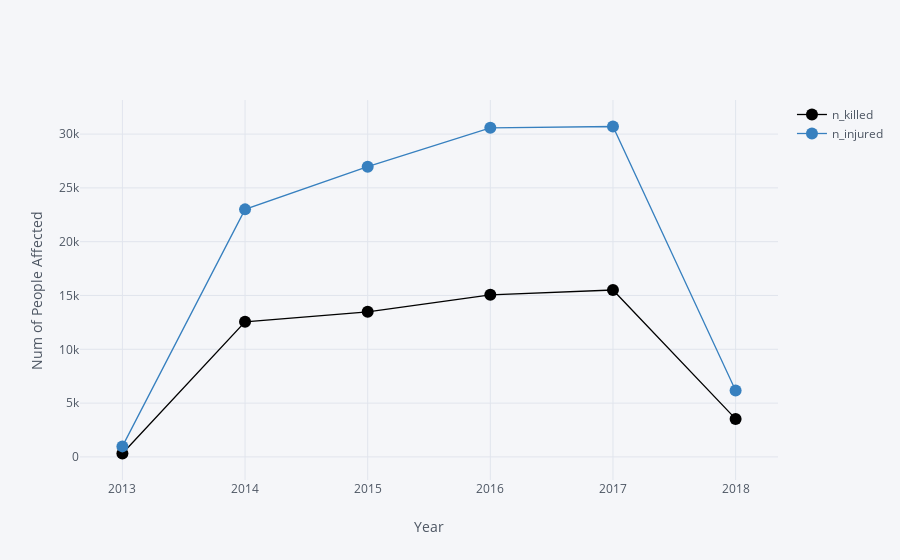

Here is the notebook cell this chart was saved with:
### Code cell
configure_plotly_browser_state()
year = t[['year','n_killed','n_injured']].groupby('year').sum()
year.iplot(kind='line',mode='markers+lines',colors=['Black','Blue'],xTitle='Year',yTitle='Num of People Affected')

### Figure 1 — Plotly figure (JSON) as saved in the notebook; plotly's stock layout.template omitted (floating-point values rounded to 4 significant figures)
{"data": [{"name": "n_killed", "text": "", "y": [317, 12557, 13484, 15066, 15511, 3533], "mode": "markers+lines", "marker": {"symbol": "circle", "size": 12}, "x": [2013, 2014, 2015, 2016, 2017, 2018], "line": {"color": "rgba(0, 0, 0, 1.0)", "dash": "solid", "shape": "linear", "width": 1.3}, "type": "scatter", "uid": "15ac0a90-c927-11e8-be28-0242ac1c0002"}, {"name": "n_injured", "text": "", "y": [979, 23002, 26967, 30580, 30703, 6171], "mode": "markers+lines", "marker": {"symbol": "circle", "size": 12}, "x": [2013, 2014, 2015, 2016, 2017, 2018], "line": {"color": "rgba(55, 128, 191, 1.0)", "dash": "solid", "shape": "linear", "width": 1.3}, "type": "scatter", "uid": "15ac0d38-c927-11e8-be28-0242ac1c0002"}], "layout": {"yaxis": {"tickfont": {"color": "#4D5663"}, "title": "Num of People Affected", "showgrid": true, "zerolinecolor": "#E1E5ED", "titlefont": {"color": "#4D5663"}, "gridcolor": "#E1E5ED"}, "paper_bgcolor": "#F5F6F9", "plot_bgcolor": "#F5F6F9", "titlefont": {"color": "#4D5663"}, "xaxis": {"tickfont": {"color": "#4D5663"}, "title": "Year", "showgrid": true, "zerolinecolor": "#E1E5ED", "titlefont": {"color": "#4D5663"}, "gridcolor": "#E1E5ED"}, "legend": {"bgcolor": "#F5F6F9", "font": {"color": "#4D5663"}}}}
